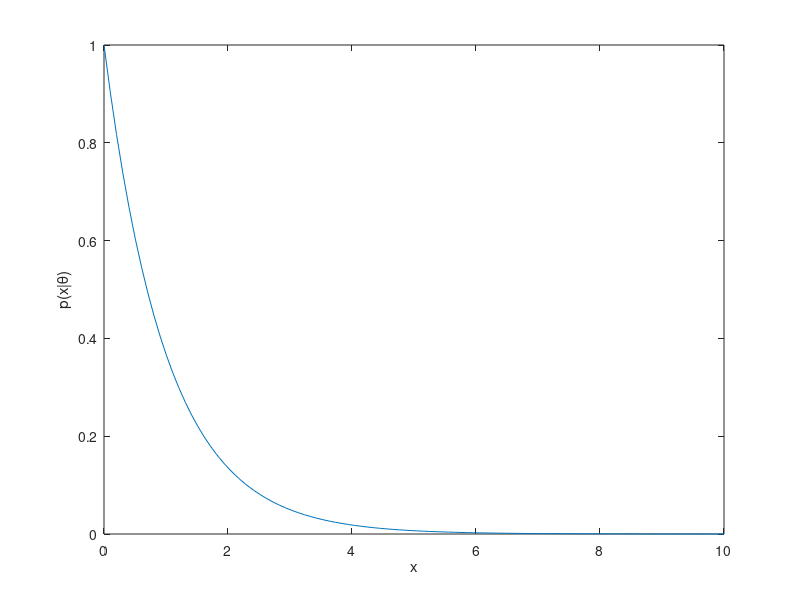
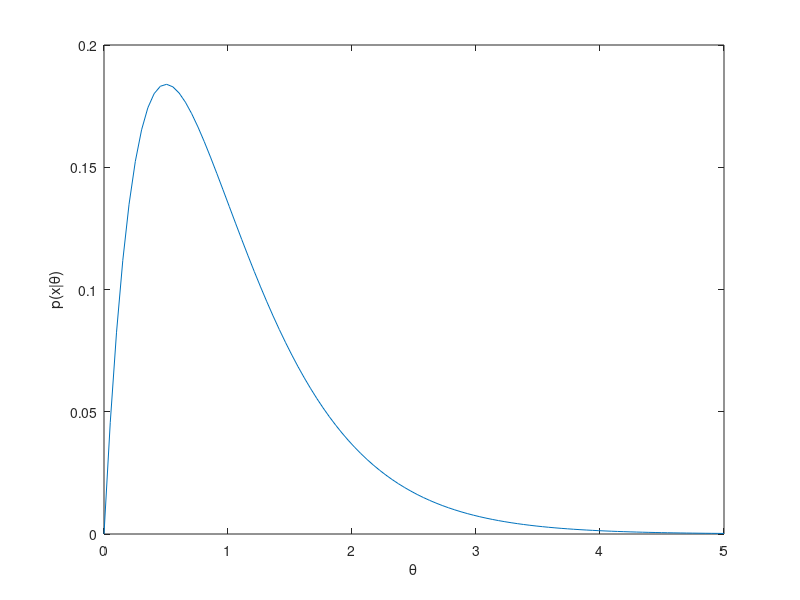

These charts were generated, in order, by the following MATLAB code:
%
% Textbook: Pattern Classification Second Edition
% Authors: Duda, Hart and Stork
%
%   Chapter 3 Problems
%

%% 1. a
x = linspace(0, 10);
theta = 1;
y = theta .* exp(-theta * x);

figure;
plot(x, y);
xlabel('x'); ylabel('p(x|\theta)');

%% 1. b
x = 2;
theta = linspace(0, 5);
y = theta .* exp(-theta * x);

figure;
plot(theta, y);
xlabel('\theta'); ylabel('p(x|\theta)');